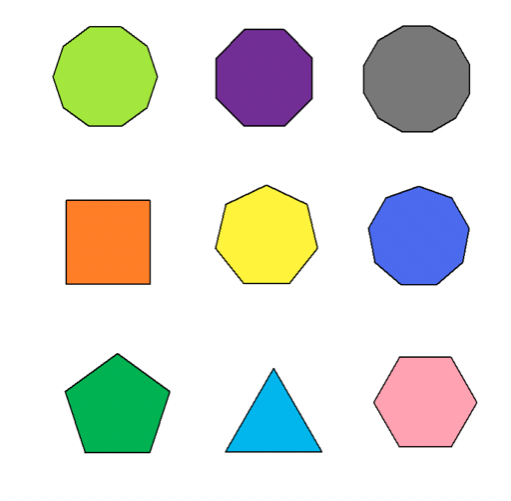
#> input picture shapes.png, 511 x 501 px
$ python starting_with_images.py
#> lines starting #> are read from the running program, lines starting #| are printed output that depends on the picture; after the words box and inside, x2 and y2 are one past the last pixel; in counts of white or black regions, pixels touching at a corner belong together; long printed decimals are rounded
# import cv2
# import numpy as np
#
# # The image display effect is black and white, but it is actually a color image of three channels
# img = cv2.imread('Black_and_white_squares.jpeg')
#
# # Become a single channel black-and-white picture
# gray = cv2.cvtColor(img, cv2.COLOR_BGR2GRAY)
# #
# # # For binarization, note that there are two return values, threshold and result
# ret, binary = cv2.threshold(gray, 150, 255, cv2.THRESH_BINARY)
# #
# cv2.imshow('img', img)
# cv2.imshow('binary', binary)
# #
# # # For contour search, the new version returns two results, contour and level, and the old version returns three parameters, image, contour and level
# contours, hierarchy = cv2.findContours(binary, cv2.RETR_TREE, cv2.CHAIN_APPROX_SIMPLE)
# #
# # # Print outline
# print(contours)
# cv2.waitKey(0)
# cv2.destroyAllWindows()

import cv2
import numpy as np

img = cv2.imread('shapes.png')
#> img is the input picture: shape (501, 511, 3); mean B, G, R 218.8, 226, 223.7
original = img.copy()

gray = cv2.cvtColor(img, cv2.COLOR_BGR2GRAY)
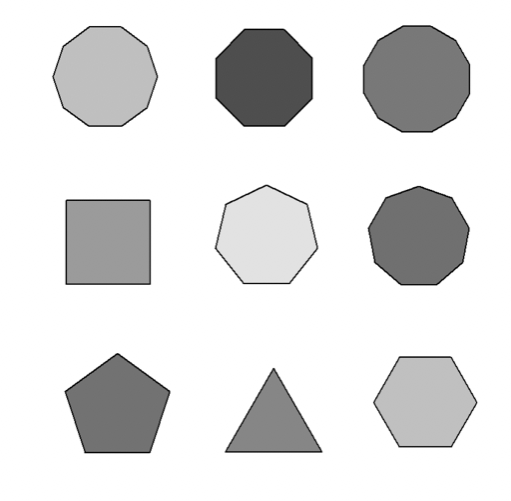
#> gray: shape (501, 511); min 1, max 255, mean 224.5
_, thresh = cv2.threshold(gray, 240, 255, cv2.THRESH_BINARY)
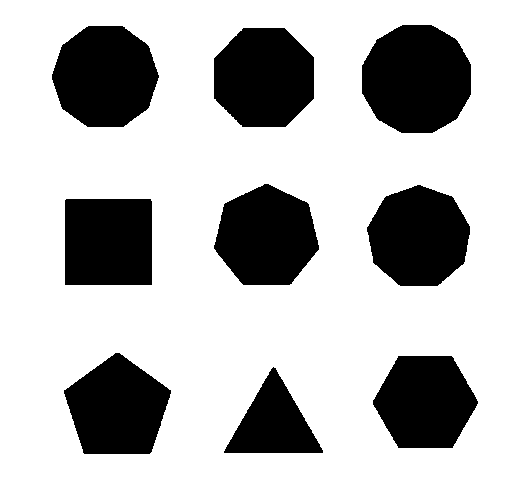
#> thresh: shape (501, 511); 73.1% white; 9 black regions

contours, _ = cv2.findContours(thresh, cv2.RETR_TREE, cv2.CHAIN_APPROX_NONE)
#> contours = 10 contours; largest, box (x1, y1, x2, y2) and area: (0, 0, 511, 501) 255000, (361, 24, 472, 134) 9630, (51, 25, 160, 128) 8556, (213, 27, 315, 128) 8340, (366, 184, 471, 287) 8086

for contour in contours:
    approx = cv2.approxPolyDP(contour, 0.01 * cv2.arcLength(contour, True), True)
    cv2.drawContours(img, [approx], 0, (0, 0, 0), 5)
    x = approx.ravel()[0]
    y = approx.ravel()[1] + 50

    if len(approx) == 3:
        cv2.putText(img, "Triangle", (x, y), cv2.FONT_HERSHEY_COMPLEX, 0.5, (0, 0, 0))
    elif len(approx) == 4:
        x1, y1, w, h = cv2.boundingRect(approx)
        aspectRatio = float(w) / h
        print(aspectRatio)
        if 0.95 <= aspectRatio <= 1.05:
            cv2.putText(img, "Square", (x, y), cv2.FONT_HERSHEY_COMPLEX, 0.5, (0, 0, 0))
        else:
            cv2.putText(img, "Rectangle", (x, y), cv2.FONT_HERSHEY_COMPLEX, 0.5, (0, 0, 0))
    elif len(approx) == 5:
        cv2.putText(img, "Pentagon", (x, y), cv2.FONT_HERSHEY_COMPLEX, 0.5, (0, 0, 0))
    elif len(approx) == 6:
        cv2.putText(img, "Hexagon", (x, y), cv2.FONT_HERSHEY_COMPLEX, 0.5, (0, 0, 0))
    elif len(approx) == 7:
        cv2.putText(img, "Heptagon", (x, y), cv2.FONT_HERSHEY_COMPLEX, 0.5, (0, 0, 0))
    elif len(approx) == 8:
        cv2.putText(img, "Octagon", (x, y), cv2.FONT_HERSHEY_COMPLEX, 0.5, (0, 0, 0))
    elif len(approx) == 10:
        cv2.putText(img, "Star", (x, y), cv2.FONT_HERSHEY_COMPLEX, 0.5, (0, 0, 0))
    else:
        cv2.putText(img, "circle", (x, y), cv2.FONT_HERSHEY_COMPLEX, 0.5, (0, 0, 0))
#> this loop made 10 passes
#> (approx, x, y, x1, y1, w, h, aspectRatio) on passes 1, 5: ([[0, 0], [0, 500], [510, 500], [510, 0]], 0, 50, 0, 0, 511, 501, 1.02), ([[64, 200], [150, 198], [152, 284], [65, 285]], 64, 250, 64, 198, 89, 88, 1.01)
#> (x, y) on passes 3, 4, 6, 7, 8, 9: (398, 405), (115, 402), (386, 245), (264, 233), (243, 77), (88, 75)
#| 1.020
#| 1.011
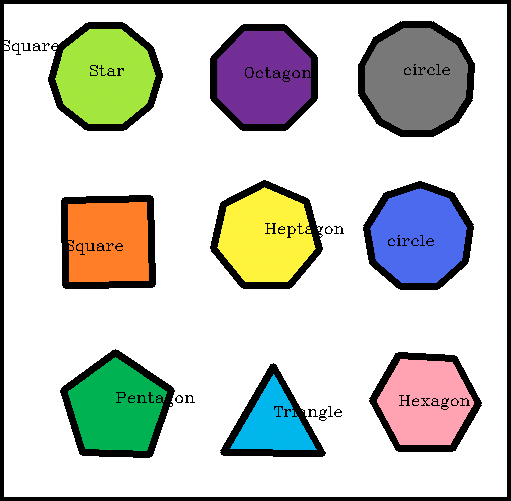
#> img: shape (501, 511, 3); 11.87% of pixels changed, all inside (x1, y1, x2, y2) = (0, 0, 511, 501)

cv2.imshow("shapes", img)
cv2.waitKey(0)
cv2.destroyAllWindows()


# [29 lines of commented-out code are left out]

$ run again, with Black_and_white_squares.jpeg saved as shapes.png
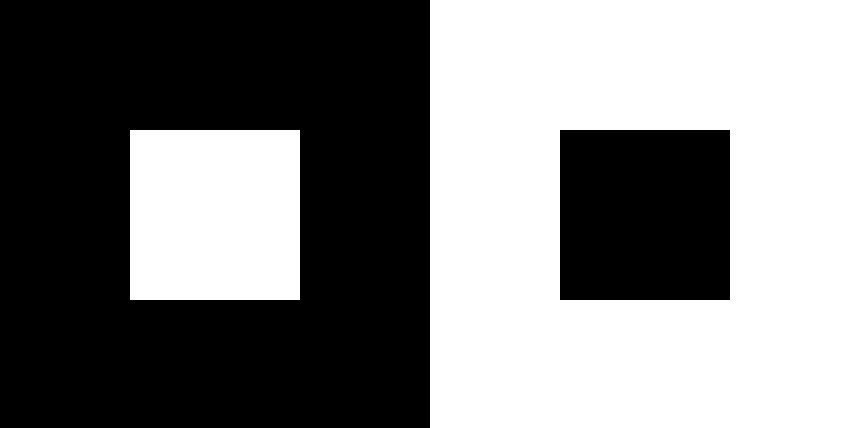
#> input picture Black_and_white_squares.jpeg, 858 x 428 px
#> img is the input picture: shape (428, 858, 3); min 0, max 255, mean 127.2
#> thresh: shape (428, 858); 49.9% white; 2 white regions
#> contours = 3 contours; box (x1, y1, x2, y2) and area: (430, 0, 858, 428) 182329, (559, 128, 731, 301) 29240, (130, 130, 300, 300) 28561
#> the loop `for contour in contours:` made 3 passes
#> (approx, x, y, x1, y1, w, h, aspectRatio) on passes 1 to 3: ([[130, 130], [130, 299], [299, 299], [299, 130]], 130, 180, 130, 130, 170, 170, 1), ([[430, 0], [430, 427], [857, 427], [857, 0]], 430, 50, 430, 0, 428, 428, 1), ([[729, 128], [730, 299], [560, 300], [559, 130]], 729, 178, 559, 128, 172, 173, 0.994)
#> (printed output is left out)
#> after the loop `for contour in contours:`:
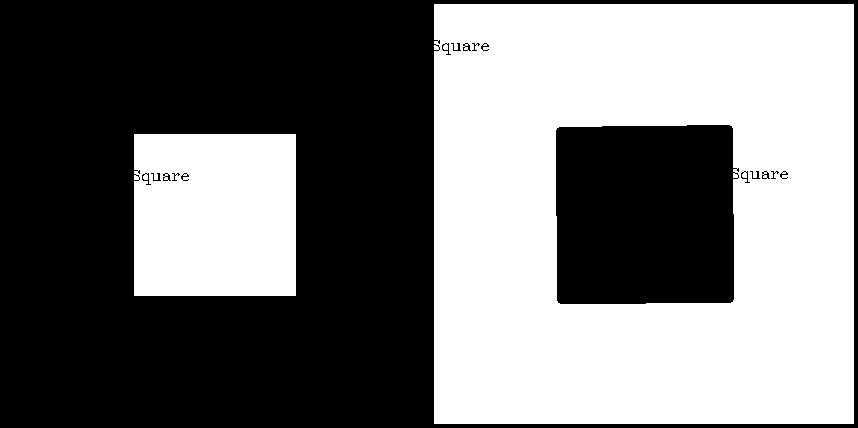
#> img: shape (428, 858, 3); 3.75% of pixels changed, all inside (x1, y1, x2, y2) = (128, 0, 858, 428)
